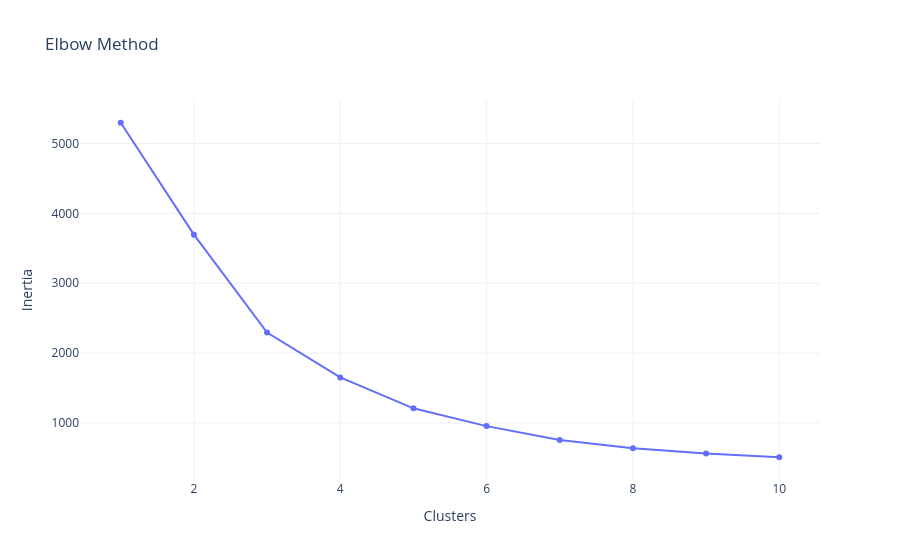

Notebook code cell kept with this figure:
### Code cell
import plotly.express as px

elbow_df = pd.DataFrame({
    "Clusters": range(1, 11),
    "Inertia": inertia
})

fig = px.line(
    elbow_df,
    x="Clusters",
    y="Inertia",
    markers=True,
    title="Elbow Method"
)

fig.update_layout(template="plotly_white")

fig.show()

### Figure 1 — Plotly figure (JSON) as saved in the notebook; plotly's stock layout.template omitted (floating-point values rounded to 4 significant figures)
{"data": [{"hovertemplate": "Clusters=%{x}<br>Inertia=%{y}<extra></extra>", "legendgroup": "", "line": {"color": "#636efa", "dash": "solid"}, "marker": {"symbol": "circle"}, "mode": "lines+markers", "name": "", "orientation": "v", "showlegend": false, "type": "scatter", "x": [1, 2, 3, 4, 5, 6, 7, 8, 9, 10], "xaxis": "x", "y": [5298.0, 3696.0, 2294.0, 1652.0, 1209.0, 954.5, 755.5, 636.7, 560.7, 508.8], "yaxis": "y"}], "layout": {"legend": {"tracegroupgap": 0}, "title": {"text": "Elbow Method"}, "xaxis": {"anchor": "y", "domain": [0, 1], "title": {"text": "Clusters"}}, "yaxis": {"anchor": "x", "domain": [0, 1], "title": {"text": "Inertia"}}}}
